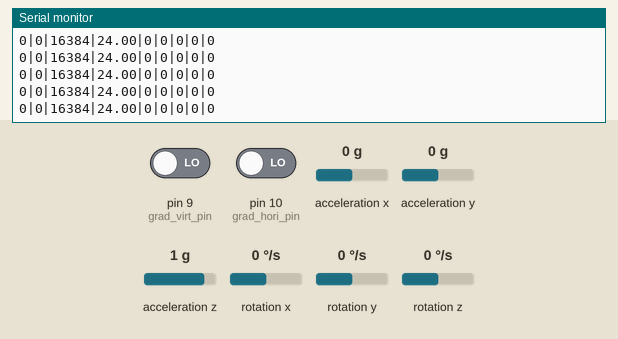
Recording of a sketch running on a simulated Arduino Uno, built with avr-gcc and run on an emulated ATmega328P. Shown: the last lines printed to the serial monitor. Wiring (inferred from the names in the program): MPU-6050 motion sensor at I2C address 0x68. The inputs (shaded band) are chosen by the test bench; at power-on: acceleration x 0 g, acceleration y 0 g, acceleration z 1 g, rotation x 0 °/s, pin 9 (grad_virt_pin) LOW, pin 10 (grad_hori_pin) LOW, rotation y 0 °/s, rotation z 0 °/s.

Above: at 1.2 s.
1.3 s: acceleration x set to -1.4 g
At 1.45 s:
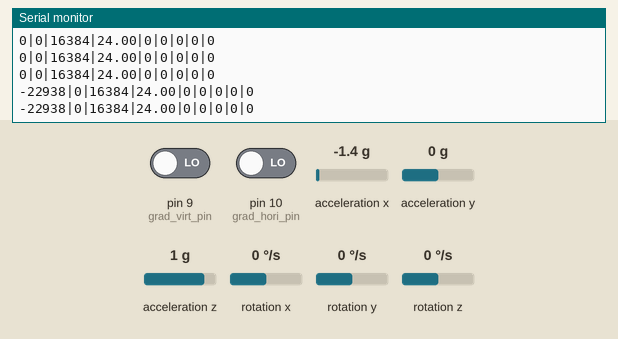
2.8 s: acceleration y set to -1.4 g
At 2.89 s:
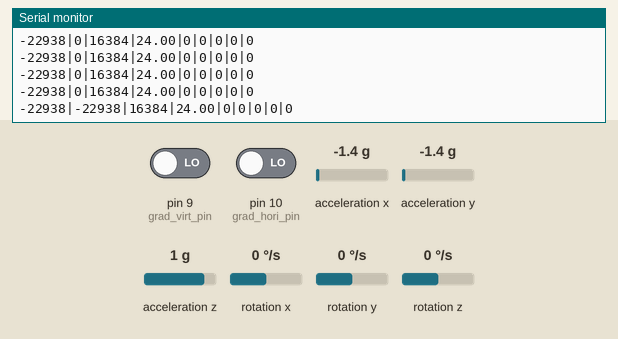
5.8 s: acceleration z set to 0 g
At 5.89 s:
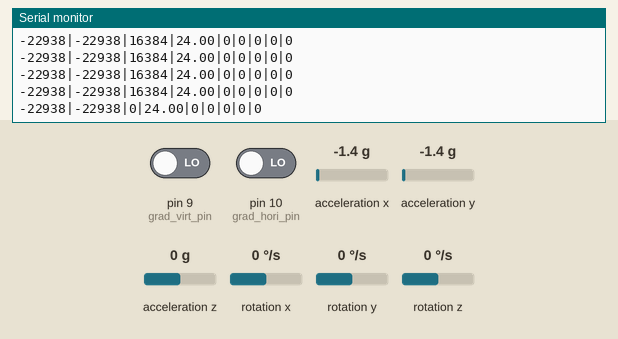
8.8 s: rotation x set to -192 °/s
At 8.88 s:
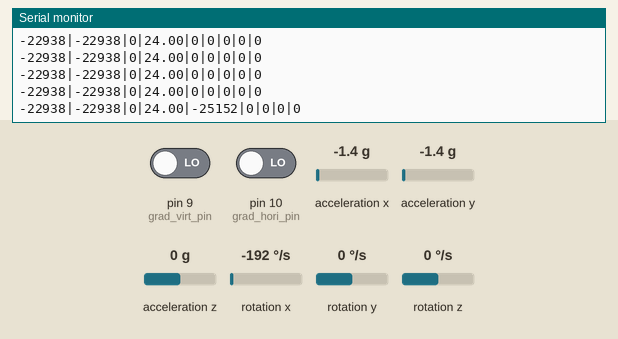
11.8 s: acceleration x set to 0.8 g
At 11.88 s:
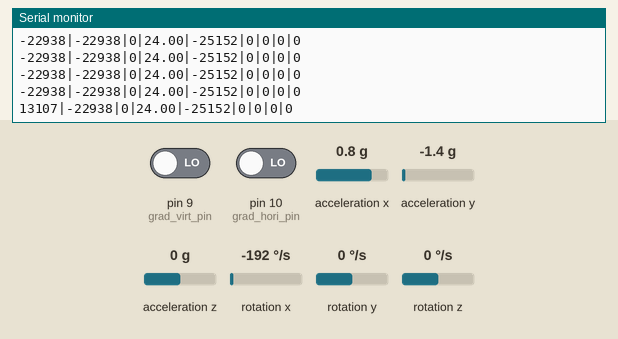
14.8 s: pin 9 (grad_virt_pin) driven HIGH
At 14.88 s:
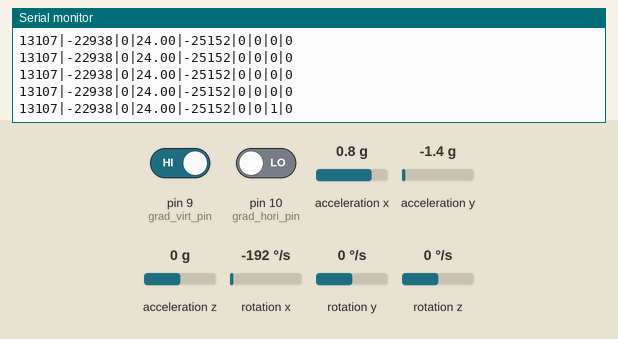
Timing chart, 0 to 17.8 s (numbered marks = the images above; inputs shaded):
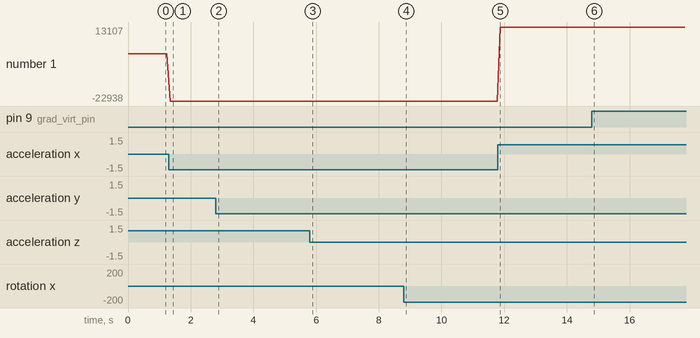

Measured:
- after the input at 1.3 s, the serial monitor: prints a new line at once (image 1)
- after the input at 2.8 s, the serial monitor: prints a new line after 0.09 s (image 2)
- after the input at 5.8 s, the serial monitor: prints a new line after 0.09 s (image 3)
- after the input at 8.8 s, the serial monitor: prints a new line after 0.08 s (image 4)
- after the input at 11.8 s, the serial monitor: prints a new line after 0.08 s (image 5)
- after the input at 14.8 s, the serial monitor: prints a new line after 0.07 s (image 6)
- plotted number 1: 0 → -22938 after the input at 1.3 s, -22938 → 13107 after the input at 11.8 s

The sketch:

Sago.ino
```cpp
#include <Wire.h>

const int MPU=0x68;  //MPU 6050 의 I2C 기본 주소
int16_t AcX,AcY,AcZ,Tmp,GyX,GyY,GyZ;

int vib_left_pin = 3;
int vib_right_pin = 2;
int grad_virt_pin = 9;
int grad_hori_pin = 10;

void setup(){
  Serial.begin(9600);
  Wire.begin();      //Wire 라이브러리 초기화
  Wire.beginTransmission(MPU); //MPU로 데이터 전송 시작
  Wire.write(0x6B);  // PWR_MGMT_1 register
  Wire.write(0);     //MPU-6050 시작 모드로
  Wire.endTransmission(true);

  pinMode(vib_left_pin, INPUT);
  pinMode(vib_right_pin, INPUT);
  pinMode(grad_virt_pin, INPUT);
  pinMode(grad_hori_pin, INPUT);
}

void loop(){
  Wire.beginTransmission(MPU);    //데이터 전송시작
  Wire.write(0x3B);               // register 0x3B (ACCEL_XOUT_H), 큐에 데이터 기록
  Wire.endTransmission(false);    //연결유지
  Wire.requestFrom(MPU,14,true);  //MPU에 데이터 요청
  //데이터 한 바이트 씩 읽어서 반환
  AcX=Wire.read()<<8|Wire.read();  // 0x3B (ACCEL_XOUT_H) & 0x3C (ACCEL_XOUT_L)
  AcY=Wire.read()<<8|Wire.read();  // 0x3D (ACCEL_YOUT_H) & 0x3E (ACCEL_YOUT_L)
  AcZ=Wire.read()<<8|Wire.read();  // 0x3F (ACCEL_ZOUT_H) & 0x40 (ACCEL_ZOUT_L)
  Tmp=Wire.read()<<8|Wire.read();  // 0x41 (TEMP_OUT_H) & 0x42 (TEMP_OUT_L)
  GyX=Wire.read()<<8|Wire.read();  // 0x43 (GYRO_XOUT_H) & 0x44 (GYRO_XOUT_L)
  GyY=Wire.read()<<8|Wire.read();  // 0x45 (GYRO_YOUT_H) & 0x46 (GYRO_YOUT_L)
  GyZ=Wire.read()<<8|Wire.read();  // 0x47 (GYRO_ZOUT_H) & 0x48 (GYRO_ZOUT_L)

  //delay(60);
  //long vib_left = pulseIn(vib_left_pin, HIGH, 100);
  //delay(60);
  //long vib_right = pulseIn(vib_right_pin, HIGH, 100);
  int grad_virt = digitalRead(grad_virt_pin);
  int grad_hori = digitalRead(grad_hori_pin);

  //시리얼 모니터에 출력
  // ACX ACY ACZ TMP GYX GYY GYZ GV GH
  Serial.print(""); Serial.print(AcX);
  Serial.print("|"); Serial.print(AcY);
  Serial.print("|"); Serial.print(AcZ);
  Serial.print("|"); Serial.print(Tmp/340.00+36.53);
  Serial.print("|"); Serial.print(GyX);
  Serial.print("|"); Serial.print(GyY);
  Serial.print("|"); Serial.print(GyZ);
  //Serial.print("|"); Serial.print(vib_left);
  //Serial.print("|"); Serial.print(vib_right);
  Serial.print("|"); Serial.print(grad_virt);
  Serial.print("|"); Serial.print(grad_hori);
  Serial.println();
  delay(100);
}
```
